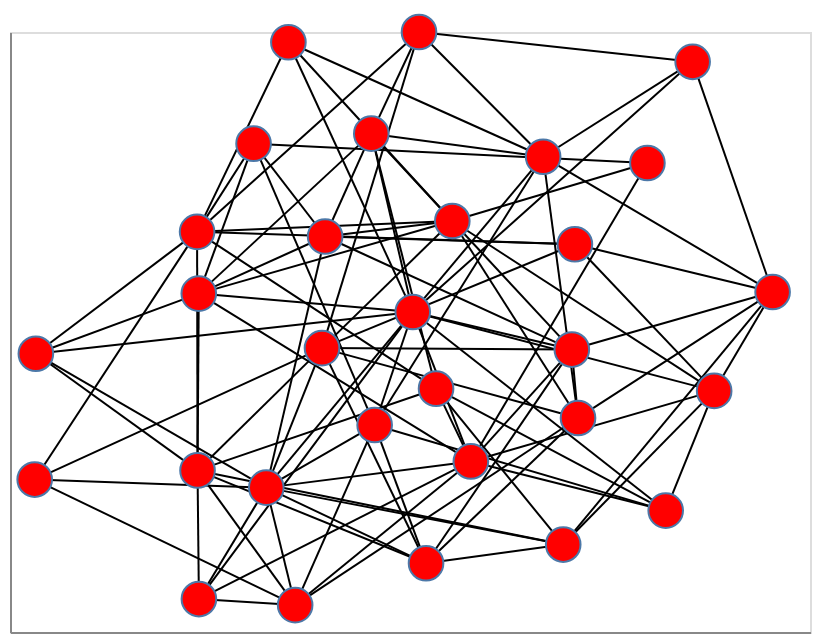

The notebook cell this image was saved under:
### Code cell
nxa.draw_networkx(
    G=g,
    pos=pos
)

### Figure 1 — Vega-Lite specification as saved in the notebook (floating-point values rounded to 4 significant figures; data arrays with more than 128 entries replaced by an {"elided": "..."} marker saying what was removed)
{"config": {"view": {"continuousWidth": 400, "continuousHeight": 300}}, "layer": [{"data": {"name": "data-5df33cc6376d0ef73796d76902751670"}, "mark": {"type": "line", "color": "black", "opacity": 1, "strokeWidth": 1}, "encoding": {"detail": {"field": "edge", "type": "quantitative"}, "x": {"axis": {"grid": false, "labels": false, "ticks": false, "title": ""}, "field": "x", "type": "quantitative"}, "y": {"axis": {"grid": false, "labels": false, "ticks": false, "title": ""}, "field": "y", "type": "quantitative"}}}, {"data": {"name": "data-9a3839c9d11f60f3f80e4e5964b5481b"}, "mark": {"type": "point", "fill": "red", "opacity": 1, "size": 300, "strokeWidth": 1.0}, "encoding": {"x": {"axis": {"grid": false, "labels": false, "ticks": false}, "field": "x", "type": "quantitative"}, "y": {"axis": {"grid": false, "labels": false, "ticks": false}, "field": "y", "type": "quantitative"}}}], "$schema": "https://vega.github.io/schema/vega-lite/v4.17.0.json", "datasets": {"data-5df33cc6376d0ef73796d76902751670": {"elided": "208 records"}, "data-9a3839c9d11f60f3f80e4e5964b5481b": [{"viable": "no", "y": -0.5188, "name": 377, "weight": 0.7637, "x": -0.3592}, {"viable": "no", "y": -0.4614, "name": 384, "weight": -0.1259, "x": -0.5312}, {"viable": "no", "y": -0.7085, "name": 437, "weight": 2.671, "x": 0.383}, {"viable": "yes", "y": -0.1889, "name": 801, "weight": 1.706, "x": 0.06514}, {"viable": "no", "y": -0.1963, "name": 586, "weight": -1.512, "x": 0.7604}, {"viable": "no", "y": -0.05856, "name": 462, "weight": 0.1235, "x": 0.4046}, {"viable": "yes", "y": 0.2924, "name": 65, "weight": -0.2536, "x": 0.4122}, {"viable": "yes", "y": -0.4919, "name": 534, "weight": -0.5192, "x": -0.9383}, {"viable": "no", "y": 0.9006, "name": 866, "weight": -0.8076, "x": 0.7066}, {"viable": "yes", "y": -0.07254, "name": 205, "weight": -0.4933, "x": -0.9353}, {"viable": "no", "y": 1.0, "name": 174, "weight": 1.202, "x": 0.02255}, {"viable": "no", "y": -0.5953, "name": 778, "weight": 1.546, "x": 0.6392}, {"viable": "yes", "y": 0.9657, "name": 238, "weight": -0.4913, "x": -0.304}, {"viable": "no", "y": -0.771, "name": 818, "weight": 0.24, "x": 0.04013}, {"viable": "yes", "y": 0.5635, "name": 719, "weight": 1.758, "x": 0.5935}, {"viable": "yes", "y": 0.128, "name": 999, "weight": 1.496, "x": -0.528}, {"viable": "yes", "y": 0.3184, "name": 972, "weight": -0.4822, "x": -0.2122}, {"viable": "yes", "y": -0.9103, "name": 460, "weight": -0.2802, "x": -0.2871}, {"viable": "yes", "y": 0.1332, "name": 264, "weight": 0.2774, "x": 0.9065}, {"viable": "no", "y": 0.06683, "name": 29, "weight": -1.613, "x": 0.006915}, {"viable": "yes", "y": -0.2865, "name": 298, "weight": -0.004258, "x": 0.4201}, {"viable": "no", "y": 0.6612, "name": 701, "weight": 1.022, "x": -0.09676}, {"viable": "yes", "y": 0.3339, "name": 204, "weight": -0.6256, "x": -0.5323}, {"viable": "no", "y": 0.37, "name": 472, "weight": -1.352, "x": 0.1058}, {"viable": "no", "y": -0.05366, "name": 644, "weight": -0.1064, "x": -0.22}, {"viable": "yes", "y": -0.3102, "name": 941, "weight": 1.055, "x": -0.08836}, {"viable": "yes", "y": 0.6278, "name": 961, "weight": -1.239, "x": -0.3911}, {"viable": "yes", "y": -0.8902, "name": 584, "weight": 0.3742, "x": -0.5277}, {"viable": "yes", "y": -0.4315, "name": 337, "weight": 0.7137, "x": 0.1522}, {"viable": "no", "y": 0.5842, "name": 261, "weight": 1.25, "x": 0.3328}]}}
